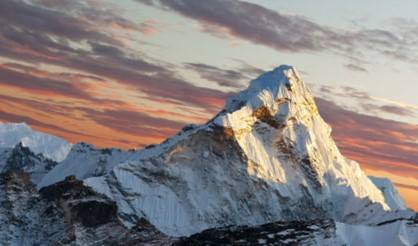
%> input picture nipun/im1.jpg, 418 x 246 px
$ octave img_stitch.m   (GNU Octave 9; MATLAB toolbox functions it lacks are replaced by stand-ins)
%> lines starting %> are read from the running program, lines starting %| are printed output that depends on the picture
### nipun/homography_mod.m
function H = homography_mod (m,M)

Np = size(m,2);

if size(m,1)<3,
   m = [m;ones(1,Np)];
end;

if size(M,1)<3,
   M = [M;ones(1,Np)];
end;


m = m ./ (ones(3,1)*m(3,:));
M = M ./ (ones(3,1)*M(3,:));

% Prenormalization of point coordinates (very important):
% (Affine normalization)

ax = m(1,:);
ay = m(2,:);

mxx = mean(ax);
myy = mean(ay);
ax = ax - mxx;
ay = ay - myy;

scxx = mean(abs(ax));
scyy = mean(abs(ay));


Hnorm = [1/scxx 0 -mxx/scxx;0 1/scyy -myy/scyy;0 0 1];
inv_Hnorm = [scxx 0 mxx ; 0 scyy myy; 0 0 1];

mn = Hnorm*m;

% Compute the homography between m and mn:

% Build the matrix:

L = zeros(2*Np,9);

L(1:2:2*Np,1:3) = M';
L(2:2:2*Np,4:6) = M';
L(1:2:2*Np,7:9) = -((ones(3,1)*mn(1,:)).* M)';
L(2:2:2*Np,7:9) = -((ones(3,1)*mn(2,:)).* M)';

if Np > 4,
	L = L'*L;
end;

[U,S,V] = svd(L);

hh = V(:,9);
hh = hh/hh(9);

Hrem = reshape(hh,3,3)';
%Hrem = Hrem / Hrem(3,3);


% Final homography:

H = inv_Hnorm*Hrem;

if 0,
   m2 = H*M;
   m2 = [m2(1,:)./m2(3,:) ; m2(2,:)./m2(3,:)];
   merr = m(1:2,:) - m2;
end;

%keyboard;

%%% Homography refinement if there are more than 4 points:

if Np > 4,

   % Final refinement:
   hhv = reshape(H',9,1);
   hhv = hhv(1:8);

   for iter=1:10,


		mrep = H * M;

		J = zeros(2*Np,8);

		MMM = (M ./ (ones(3,1)*mrep(3,:)));

		J(1:2:2*Np,1:3) = -MMM';
		J(2:2:2*Np,4:6) = -MMM';

		mrep = mrep ./ (ones(3,1)*mrep(3,:));

		m_err = m(1:2,:) - mrep(1:2,:);
		m_err = m_err(:);

		MMM2 = (ones(3,1)*mrep(1,:)) .* MMM;
		MMM3 = (ones(3,1)*mrep(2,:)) .* MMM;

		J(1:2:2*Np,7:8) = MMM2(1:2,:)';
		J(2:2:2*Np,7:8) = MMM3(1:2,:)';

		MMM = (M ./ (ones(3,1)*mrep(3,:)))';

		hh_innov  = inv(J'*J)*J'*m_err;

		hhv_up = hhv - hh_innov;

		H_up = reshape([hhv_up;1],3,3)';

		%norm(m_err)
		%norm(hh_innov)

		hhv = hhv_up;
      H = H_up;

   end;


end;

if 0,
   m2 = H*M;
   m2 = [m2(1,:)./m2(3,:) ; m2(2,:)./m2(3,:)];
   merr = m(1:2,:) - m2;
end;

return;

%test of Jacobian

mrep = H*M;
mrep = mrep ./ (ones(3,1)*mrep(3,:));

m_err = mrep(1:2,:) - m(1:2,:);
figure(8);
plot(m_err(1,:),m_err(2,:),'r+');
std(m_err')

### nipun/img_stitch.m
%select more than 4 points using show_ims.m
load('im1_points.mat');
load('im2_points.mat');
H1 = homography_mod(im1_cords',im2_cords');

im1 = imread('im1.jpg');
%> im1 is the input picture: size 246x418x3 uint8; mean R, G, B 134.3, 127.5, 127.1
im2 = imread('im2.jpg');
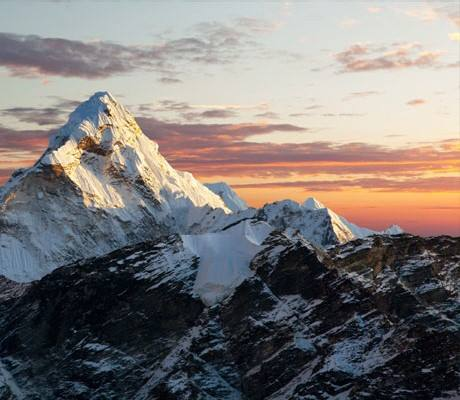
%> input picture nipun/im2.jpg, 460 x 400 px
%> im2 is the input picture: size 400x460x3 uint8; mean R, G, B 125.5, 119.9, 117.9

h1 = size(im1,1);
%> h1 = 246
h2 = size(im2,1);
%> h2 = 400

w1 = size(im1,2);
%> w1 = 418
w2 = size(im2,2);
%> w2 = 460

points = H1*[   [0,w2,0,w2];
                [0,0,h2,h2];
                [1,1,1,1]];

x_min = min( points(1,:));
%> x_min = -173.3
y_min = min( points(2,:));
%> y_min = 8.6


x_max = max( points(1,:));
%> x_max = 304.7
y_max = max( points(2,:));
%> y_max = 419.4


img_out = uint8(zeros( floor(max([y_max-y_min,h1,h1-y_min])) ,floor(max([x_max-x_min,w1,w1-x_min])) ,3));

%im1_placement
LT_x=1;LT_y=1;RB_x=w1;RB_y=h2;
%> after `RB_x=w1`: RB_x = 418
%> after `RB_y=h2`: RB_y = 400
LT_x2=int16(x_min); LT_y2= int16(y_min);
%> after `LT_x2=int16(x_min)`: LT_x2 = -173
%> after `LT_y2= int16(y_min)`: LT_y2 = 9

if(x_min<0)
    LT_x = -int16(x_min);
%> LT_x = 173
    LT_x2 = 1;
    %LT_y2 = 1;
end

if(y_min<0)
    LT_y = -int16(y_min);
    LT_y2 = 1;
end

if(x_max>w1)
    RB_x = int16(LT_x+w1); end

if(y_max>h1)
    RB_y = int16(LT_y+h1); end
%> RB_y = 247

img_out((LT_y:LT_y+h1-1),(LT_x:LT_x+w1-1),:) = im1;
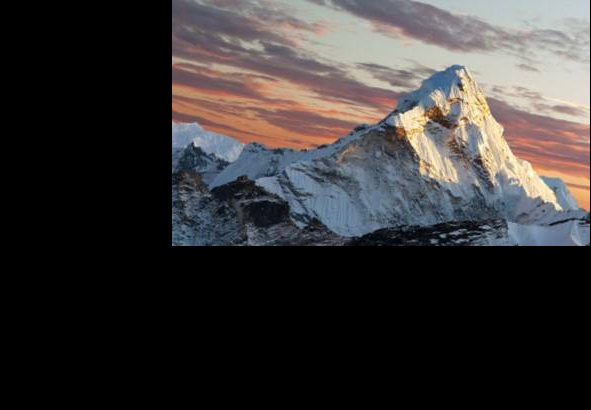
%> img_out: size 410x591x3 uint8; mean R, G, B 57, 54.1, 53.9


%im2 placement

del_x= points(1,2)-points(1,1);
%> del_x = 420.3
del_y= points(2,2)-points(2,1);

angle = atan2(del_y,del_x)*(180/pi);
J = imrotate(im2,-angle,'bilinear','loose');
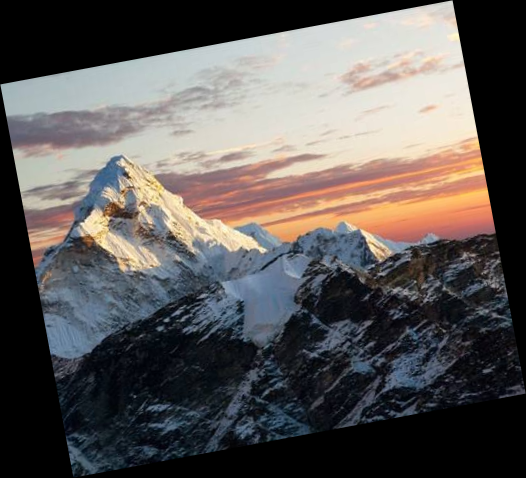
%> J: size 478x526x3 uint8; mean R, G, B 91.9, 87.8, 86.3

[h2,w2,d] = size(J);
%> (the run ends here)
